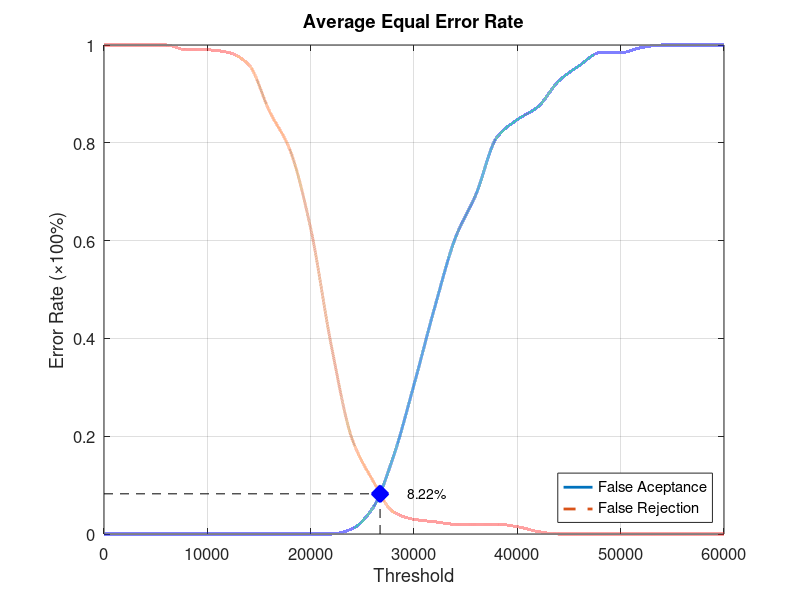
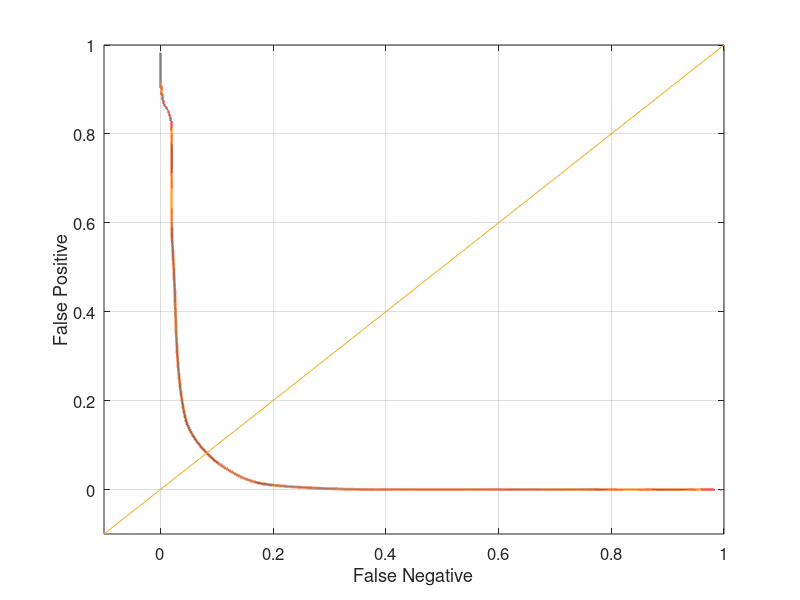

Recreate these plots in MATLAB, in order.
function yEER = Database5_2
close all;
clear;
clc;
x = 0:2000:60000;
xq = 0:0.5:60000;

y0 = [0 0 0 0 0 0 0 0 0 0 0 0 0.0105263 0.0526316 0.157895 0.305263 0.463158 0.605263 0.694737 0.810526 0.847368 0.873684 0.926316 0.957895 0.984211 0.984211 0.994737 1 1 1 1];
yy0 = interp1(x, y0, xq, 'pchip');
y1 = [1 1 1 1 0.99 0.99 0.985 0.96 0.865 0.785 0.625 0.385 0.195 0.11 0.045 0.03 0.025 0.02 0.02 0.02 0.015 0.005 0 0 0 0 0 0 0 0 0];
yy1 = interp1(x, y1, xq, 'pchip');

% Calculating EER: 
y2 = abs(y0 - y1);
find(y2 == min(y2))
yy2 = abs(yy0 - yy1);
xEER = find(yy2 == min(yy2));
xEERIndex = xq(xEER) % X-axis EER
yEER = yy0(xEER) % Y-axis EER

main = figure
plot(xq, yy0,'-','LineWidth', 2);	hold on
plot(xq, yy1,'--','LineWidth', 2);	hold on
plot([xEERIndex xEERIndex], [0 yEER], 'k--');	hold on
plot([0 xEERIndex], [yEER yEER], 'k--');	hold on
plot(xEERIndex, yEER, 'bx', 'LineWidth', 10);	hold on
text(xEERIndex + 10 * xEERIndex / 100, yEER, [num2str(round((10000 * yEER)) / 100) '%'])
legend('False Aceptance', 'False Rejection', 'Location', 'SouthEast')
xlabel('Threshold')
ylabel('Error Rate (\times100%)')
title('Average Equal Error Rate')
set(gca, 'FontSize', 12)
axis([0 60000 0 1])
grid on

print(main, 'Database5_2Main', '-dpng');
FNRxFPR = figure('Color', [1 1 1]);
plot(yy1, yy0, '-', yy1, yy0, 'LineWidth', 2);
hold on
y = -0.1:0.1:1
plot(y, y); 
set(gca, 'FontSize', 12)
xlabel('False Negative')
ylabel('False Positive')
axis([-0.1 1 -0.1 1])
set(gca, 'FontSize', 12)
grid on

print(FNRxFPR, 'Database5_2FNRxFPR','-dpng');
end
